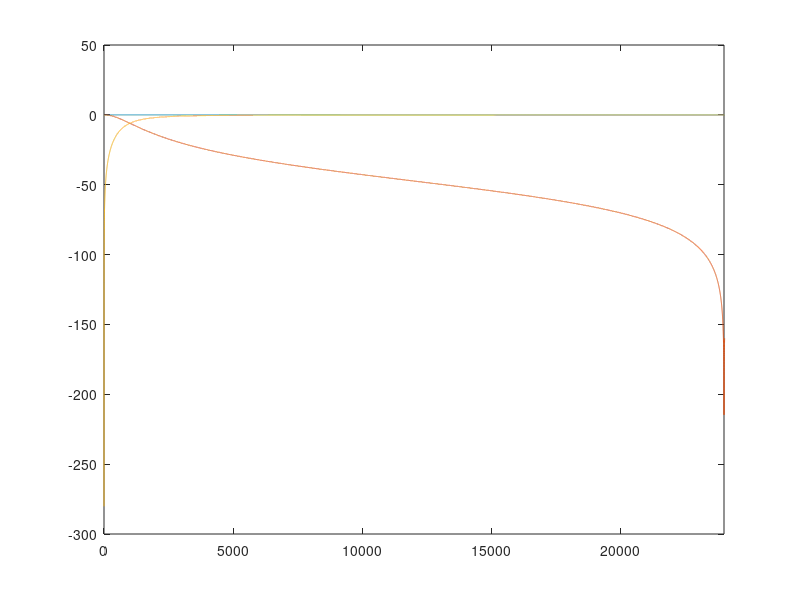

The MATLAB source for this figure:
clc;
clear all;

L = 48000;
Fs = 48000;
N = L;
                     
T = 1/Fs;
f = 0.5;                                                                       
phase = 0;
Q = 0.5; 
fc = 1000;                                
omega = 2 * pi * (fc/Fs);
alpha = (sin(omega))/(2 * Q);

b0_l = (1 - cos(omega))/2;
b1_l = 1 - cos(omega);
b2_l = (1 - cos(omega))/2;
a0_l = 1 + alpha;
a1_l = - 2 * cos(omega);
a2_l = 1 - alpha;

b0_l = b0_l / a0_l;
b1_l = b1_l / a0_l;
b2_l = b2_l / a0_l;
a1_l = a1_l / a0_l;
a2_l = a2_l / a0_l;
a0_l = a0_l / a0_l;

b0_r = (1 + cos(omega))/2;
b1_r = -(1 + cos(omega));
b2_r = (1 + cos(omega))/2;
a0_r = 1 + alpha;
a1_r = - 2 * cos(omega);
a2_r = 1 - alpha;

b0_r = b0_r / a0_r;
b1_r = b1_r / a0_r;
b2_r = b2_r / a0_r;
a1_r = a1_r / a0_r;
a2_r = a2_r / a0_r;
a0_r = a0_r / a0_r;

x   = zeros(N,1);
x(1) = 1;

y_l = zeros(N,1);
y_r = zeros(N,1);

xz1 = 0;
xz2 = 0;
yz1 = 0;
yz2 = 0;


for n = 1:N
    y_l(n) = x(n)*b0_l + xz1*b1_l + xz2*b2_l - yz1*a1_l - yz2*a2_l ;
    xz2 = xz1;
    xz1 = x(n);                   
    yz2 = yz1;
    yz1 = y_l(n);
end

xz1 = 0;
xz2 = 0;
yz1 = 0;
yz2 = 0;


for n = 1:N
    y_r(n) = x(n)*b0_r + xz1*b1_r + xz2*b2_r - yz1*a1_r - yz2*a2_r ;
    xz2 = xz1;
    xz1 = x(n);                   
    yz2 = yz1;
    yz1 = y_r(n);
end

y = y_l + (-y_r);

plot(linspace(0,Fs,N),20*log10(abs(fft(y))));
hold on;
plot(linspace(0,Fs,N),20*log10(abs(fft(y_l))));
hold on;
plot(linspace(0,Fs,N),20*log10(abs(fft(y_r))));
xlim ([0 24000]);
